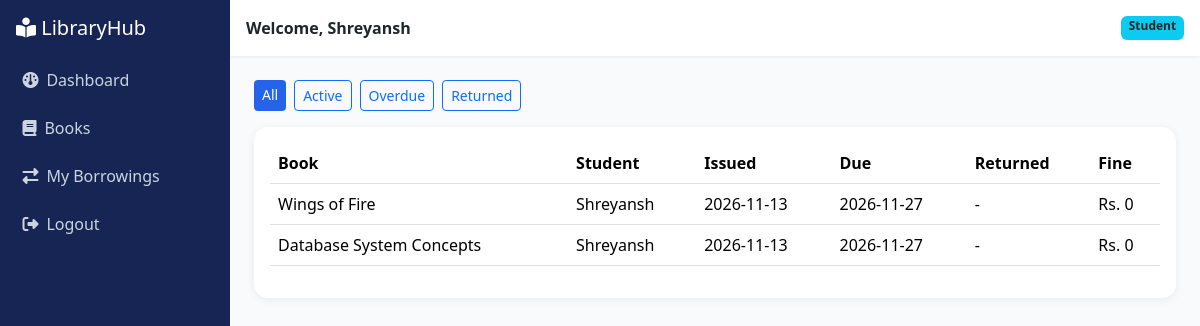
The app's page /transactions (signed in) with its own data.
### tables this page shows
CREATE TABLE users(id INTEGER PRIMARY KEY AUTOINCREMENT, name TEXT NOT NULL,
  email TEXT UNIQUE NOT NULL, password_hash TEXT NOT NULL, role TEXT NOT NULL CHECK(role IN('admin','student')));

CREATE TABLE transactions(id INTEGER PRIMARY KEY AUTOINCREMENT,
  book_id INTEGER NOT NULL REFERENCES books(id), student_id INTEGER NOT NULL REFERENCES users(id),
  issue_date TEXT NOT NULL, due_date TEXT NOT NULL, return_date TEXT, fine REAL DEFAULT 0);

CREATE TABLE books(id INTEGER PRIMARY KEY AUTOINCREMENT, title TEXT NOT NULL, author TEXT NOT NULL,
  isbn TEXT UNIQUE NOT NULL, category TEXT NOT NULL, quantity INTEGER NOT NULL CHECK(quantity>=0),
  available INTEGER NOT NULL CHECK(available>=0));

### app.py (the view)
@app.route("/transactions")
@login_required()
def transactions(u):
    flt = request.args.get("filter", "all")
    rows = lib.transactions(flt, None if isinstance(u, Admin) else u.id)
    return render_template("transactions.html", rows=rows, flt=flt, books=lib.search_books() if isinstance(u, Admin) else [],
                           students=lib.students() if isinstance(u, Admin) else [])

### app.py (called while the page is built)
def current_user():
    r = session.get("uid") and db.one("SELECT * FROM users WHERE id=?", (session["uid"],))
    return User.from_row(r) if r else None

def login_required(role=None):
    def deco(f):
        @wraps(f)
        def wrapper(*a, **k):
            u = current_user()
            if not u:
                return redirect(url_for("login"))
            if role and u.role != role:
                flash("You do not have access to that page.", "danger")
                return redirect(url_for("dashboard"))
            return f(u, *a, **k)
        return wrapper
    return deco

@app.context_processor
def inject():
    return {"user": current_user()}

### database.py (called while the page is built)
    def _connect(self):
        c = sqlite3.connect(self._path)
        c.row_factory = sqlite3.Row
        c.execute("PRAGMA foreign_keys=ON")
        return c

    def query(self, sql, args=()):
        with self._connect() as c:
            return c.execute(sql, args).fetchall()

    def one(self, sql, args=()):
        r = self.query(sql, args)
        return r[0] if r else None

### models.py (called while the page is built)
    @property
    def role(self):
        return self._role

    @classmethod
    def from_row(cls, row):
        klass = Admin if row["role"] == "admin" else Student
        return klass(row["id"], row["name"], row["email"])

    @classmethod
    def fine_for(cls, due_iso, returned=None):
        returned = returned or date.today()
        late = (returned - date.fromisoformat(due_iso)).days
        return max(0, late) * cls.FINE_PER_DAY

### templates/transactions.html (shortened to what this page needs)
{% extends "base.html" %}{% block content %}
<div class="d-flex gap-2 mb-3">{% for f in ['all','active','overdue','returned'] %}<a class="btn btn-sm {{'btn-primary' if f==flt else 'btn-outline-primary'}}" href="?filter={{f}}">{{f|title}}</a>{% endfor %}</div>
<div class="card p-3"><table class="table"><tr><th>Book</th><th>Student</th><th>Issued</th><th>Due</th><th>Returned</th><th>Fine</th>{% if user.role=='admin' %}<th></th>{% endif %}</tr>
{% for t in rows %}<tr class="{{'table-danger' if t.overdue}}"><td>{{t.title}}</td><td>{{t.student}}</td><td>{{t.issue_date}}</td><td>{{t.due_date}}</td><td>{{t.return_date or '-'}}</td><td>Rs. {{t.fine}}</td>
</tr>
{% else %}<tr><td colspan=7 class="text-muted">No records.</td></tr>{% endfor %}</table></div>{% endblock %}

### templates/base.html (shortened to what this page needs)
<!doctype html><html lang="en"><head><meta charset="utf-8"><meta name="viewport" content="width=device-width,initial-scale=1">
<link href="https://cdn.jsdelivr.net/npm/bootstrap@5.3.3/dist/css/bootstrap.min.css" rel="stylesheet">
<link href="https://cdnjs.cloudflare.com/ajax/libs/font-awesome/6.5.1/css/all.min.css" rel="stylesheet">
<link href="{{ url_for('static',filename='css/style.css') }}" rel="stylesheet"></head><body>
{% if user %}
<div class="sidebar"><h5 class="text-white p-3 mb-0"><i class="fa fa-book-open-reader"></i> LibraryHub</h5>
<a href="{{ url_for('dashboard') }}"><i class="fa fa-gauge me-2"></i>Dashboard</a>
<a href="{{ url_for('books') }}"><i class="fa fa-book me-2"></i>Books</a>
<a href="{{ url_for('transactions') }}"><i class="fa fa-right-left me-2"></i>{{ 'Transactions & Reports' if user.role=='admin' else 'My Borrowings' }}</a>
<a href="{{ url_for('logout') }}"><i class="fa fa-right-from-bracket me-2"></i>Logout</a></div>
<div class="main"><div class="topbar p-3 d-flex justify-content-between"><strong>Welcome, {{ user.name }}</strong><span class="badge bg-info text-dark">{{ user.role|title }}</span></div>
<div class="p-4">
{% block content %}{% endblock %}</div></div>
{% else %}{% block auth %}{% endblock %}{% endif %}
<script src="https://cdn.jsdelivr.net/npm/bootstrap@5.3.3/dist/js/bootstrap.bundle.min.js"></script></body></html>

### static/css/style.css (style rules this page uses)
:root { --navy:#172554;--blue:#2563eb;--teal:#14b8a6 }
body { background:#f8fafc;font-family:'Segoe UI',system-ui,sans-serif }
.sidebar { width:230px;min-height:100vh;background:var(--navy);position:fixed }
.sidebar a { color:#cbd5e1;display:block;padding:.75rem 1.4rem;text-decoration:none;transition:.2s }
.main { margin-left:230px }
.topbar { background:#fff;box-shadow:0 1px 4px #0001 }
.card { border:0;border-radius:14px;box-shadow:0 2px 10px #0001;transition:.2s }
.btn-primary { background:var(--blue);border:0 }

### records on screen
users: role "My Borrowings", name "Shreyansh", role "Student"
transactions: title "Wings of Fire", student "Shreyansh", issue_date "2026-11-13", due_date "2026-11-27", return_date "-", fine "0"
transactions: title "Database System Concepts", student "Shreyansh", issue_date "2026-11-13", due_date "2026-11-27", return_date "-", fine "0"

### other values on screen
{{ f|title }} "All" "Active" "Overdue" "Returned"
